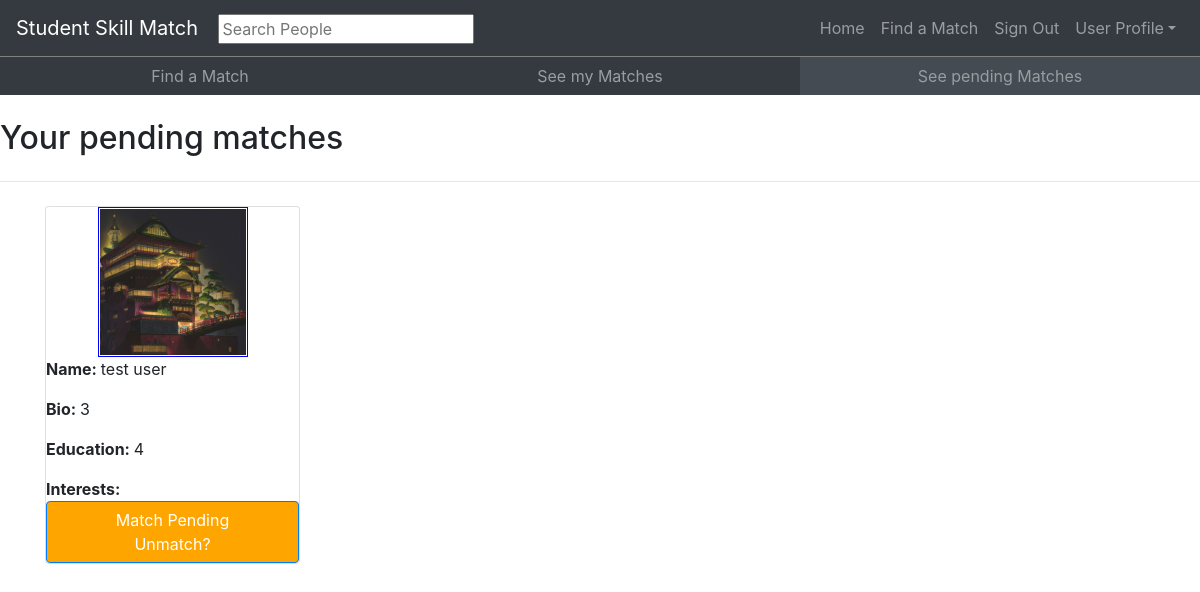
The app's page /match/showpending (signed in), older data.
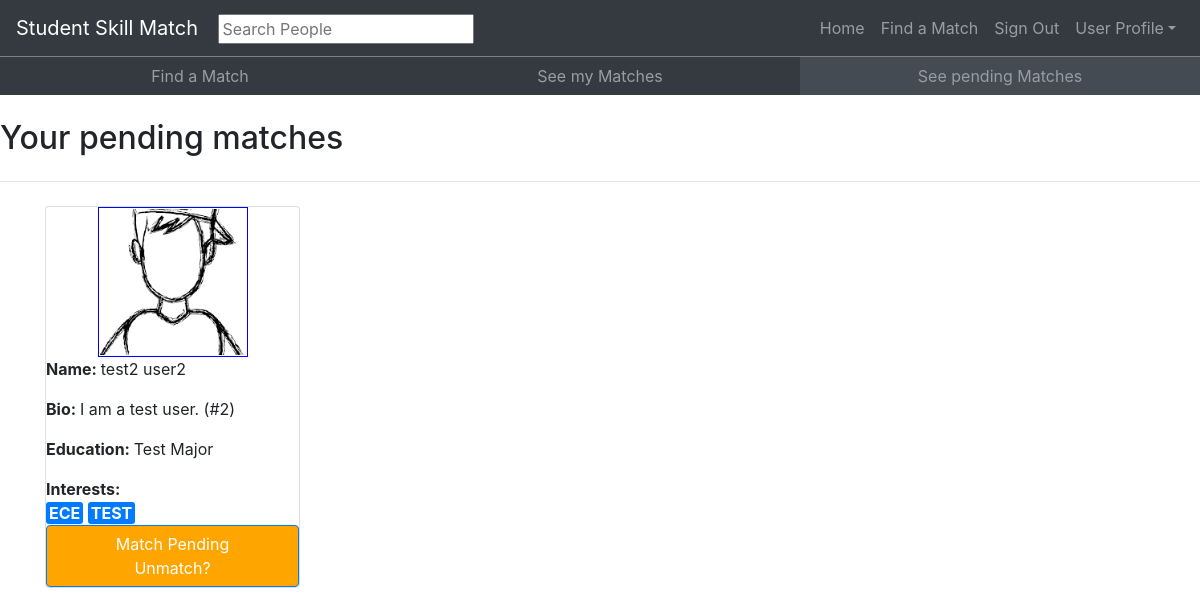
The same page, newer data.
### match_site/models.py (models this page shows, shortened)
class MatchSelection(models.Model):
    user_one = models.ForeignKey(User, on_delete=models.CASCADE, related_name="first_matcher")
    user_two = models.ForeignKey(User, on_delete=models.CASCADE, related_name="second_matcher")

### user_profile/models.py (models this page shows, shortened)
class profile(models.Model):
    profile_pic = models.ImageField(upload_to='profile_pictures')
    profile_background_image = models.ImageField(upload_to='profile_backgrounds')
    profile_bio = models.CharField(max_length=200)
    profile_education = models.CharField(max_length=100)
    profile_interests = models.CharField(max_length=100)
    profile_contact_info = models.CharField(max_length=100)
    profile_user = models.ForeignKey(User, on_delete=models.CASCADE)

class InterestTag(models.Model):
    tag_name = models.CharField(max_length=100)
    tag_active = models.BooleanField(default=True)
    tag_user = models.ForeignKey(User, on_delete=models.CASCADE)

### match_site/views.py (the view)
# urls.py: path('showpending', views.UserPendingMatches, name="Show User Matches"),
def UserPendingMatches(request):
    template_name = ''
    if(request.user.is_authenticated):
        template_name = 'match_site/user_pending_match_list.html'
    else:
        template_name = 'not_logged_in.html'
    matches = list(MatchSelection.objects.filter(user_one=request.user))
    confirmed_matches = []
    for m in matches:
        if MatchSelection.objects.filter(user_one=m.user_two, user_two=request.user).exists():
            confirmed_matches.append(m)
    try:
        match_list=list(set(list(MatchSelection.objects.filter(user_one=request.user))) - set(confirmed_matches))
        for i in range(len(match_list)):
            m_profile = profile.objects.get(profile_user=match_list[i].user_two)
            if(InterestTag.objects.filter(tag_user=m_profile.profile_user).exists()):
                interests = list(InterestTag.objects.filter(tag_user=m_profile.profile_user))
            else:
                interests = []
            match_list[i] = [
                    match_list[i],
                    [m_profile, interests]
            ]
        context = {
            "match_list": match_list
        }
        return render(request, template_name, context)
    except Exception as e:
        print(e)
        context = {
                "match_list": None
                }
        return render(request, template_name, context)

### match_site/templates/match_site/user_pending_match_list.html (shortened to what this page needs)
{% extends "base.html" %}
{% load static %}
{% block content %}
<div id="pending-match-page">
  {% include "match_site/match.html" %}
</div>
<div>
  {% if not match_list %}
  <div class="container">
    <h2 style="text-align:center;">
      You have no pending matches right now, go look for some new matches!
    </h2>
  </div>
  {% else %}
  <h2>Your pending matches</h2>
  <hr class="my-4"/>
  <div class="container">
    <div class="row">
      {% for m in match_list %}
      <div class="col-md-3">
        <div class="card h-100" >
          <img src="{% get_media_prefix %}{{ m.1.0.profile_pic }}" class="img-circle profilepic" style = "width:150px; height:150px;">
          <p><strong>Name: </strong>{{ m.0.user_two.get_full_name }} </p>
          <p><strong>Bio: </strong> {{ m.1.0.profile_bio }} </p>
          <p><strong>Education: </strong> {{ m.1.0.profile_education }} </p>
          <div style="margin-bottom: auto;"><strong>Interests: </strong>
            <div>
              {% for tag in m.1.1 %}
              <div class="interest-tag"> {{ tag.tag_name }} </div>
              {% endfor %}
            </div>
          </div>
          <div style="background:orange" class="btn matchbutton btn-primary">Match Pending<br/>Unmatch?</div>
        </div>
      </div>
      {% endfor %}
    </div>
  </div>
  {% endif %}
  {% endblock %}

Row changes from the older to the newer data that the page shows:
removed MatchSelection: profile_pic (picture), user_two.last_name "test user", profile_bio "3", profile_education "4"
added MatchSelection: profile_pic (picture), user_two.last_name "test2 user2", profile_bio "I am a test user. (#2)", profile_education "Test Major"
added InterestTag: tag_name "ECE"
added InterestTag: tag_name "TEST"
